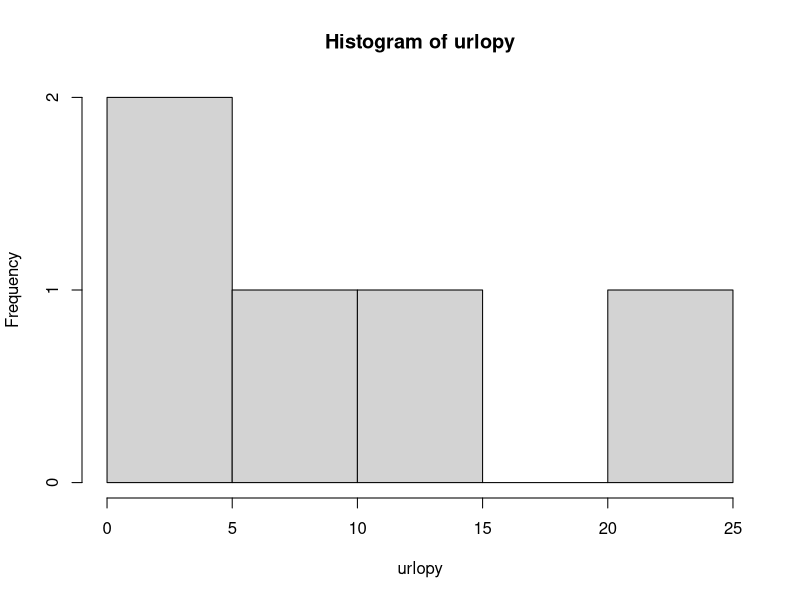
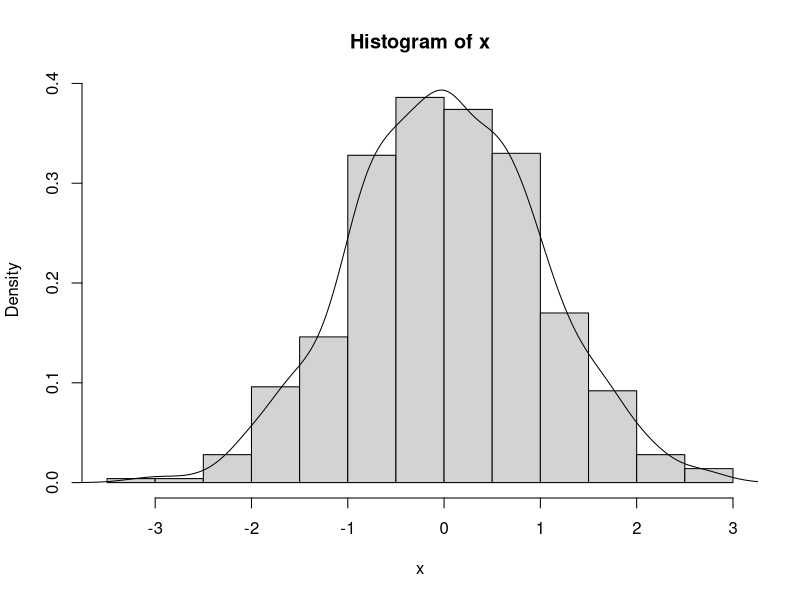
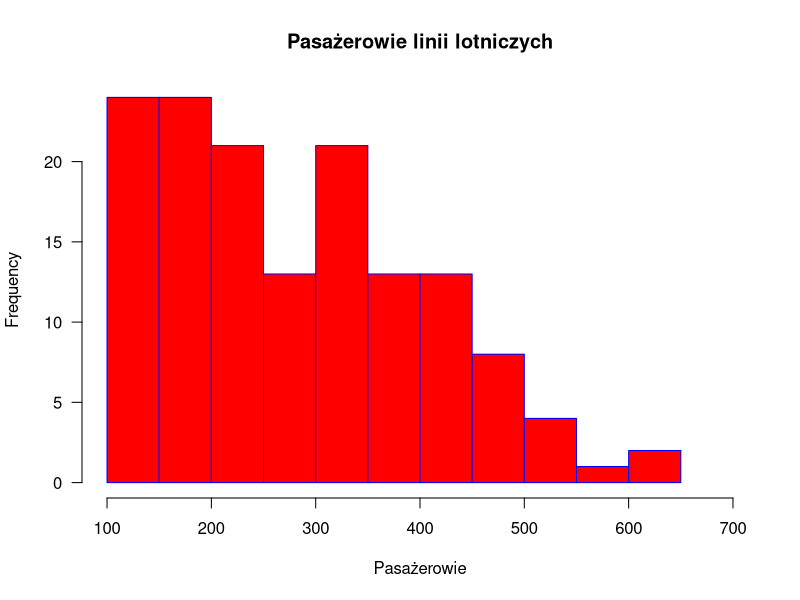
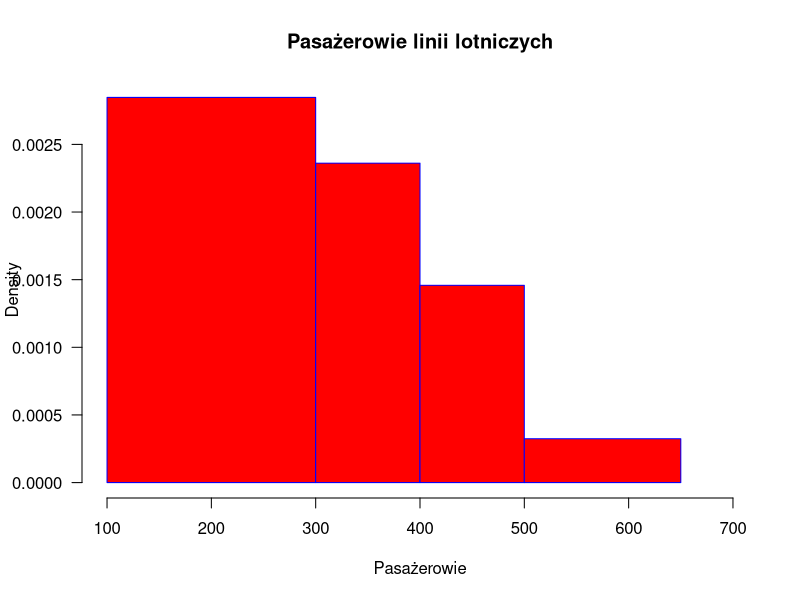
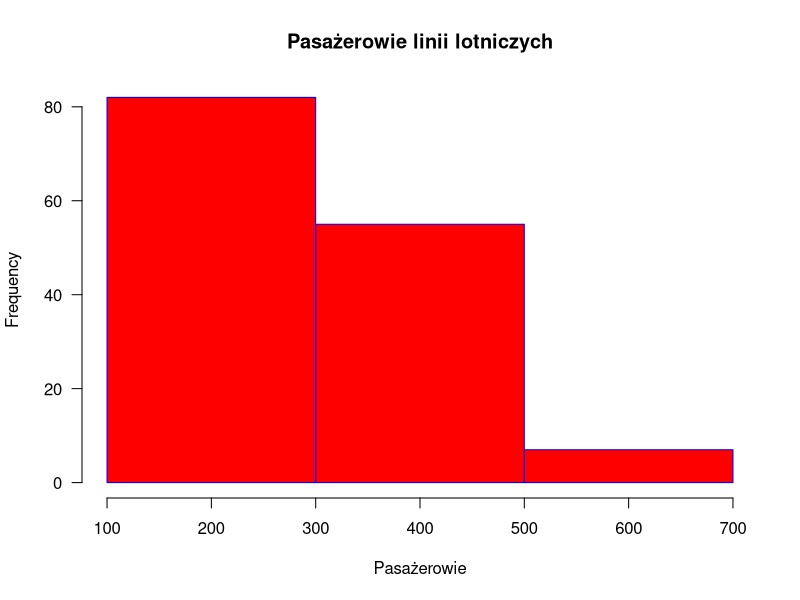

Reproduce these figures in R, in order.
## ---- chunk 1
urlopy<- c(23,3,4,15,8)
hist(urlopy)
## ---- chunk 2
x<-rnorm(1000)
hist(x, prob = TRUE)
lines(density(x), xlab="", ylab="", main="")
## ---- chunk 3
hist(AirPassengers, main="Pasażerowie linii lotniczych", xlab="Pasażerowie", 
     border="blue", col="red", xlim=c(100,700), las=1, 
     breaks=9)
## ---- chunk 4
hist(AirPassengers, main="Pasażerowie linii lotniczych", xlab="Pasażerowie", 
     border="blue", col="red", xlim=c(100,700), las=1, 
     breaks=c(100,300,400,500,650))
## ---- chunk 5
hist(AirPassengers, main="Pasażerowie linii lotniczych", xlab="Pasażerowie", 
     border="blue", col="red", xlim=c(100,700), las=1, 
     breaks=c(100,300,500,700))
